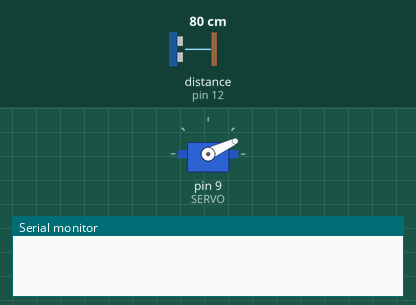
Recording of a sketch running on a simulated Arduino Uno, built with avr-gcc and run on an emulated ATmega328P. Parts: servo, the last lines printed to the serial monitor. The inputs (shaded band) are chosen by the test bench; at power-on: distance to the obstacle (sensor on pin 12) 80 cm. The echo pulse lasts 58.3 µs per cm.

Above: at 0.05 s.
At 3.15 s:
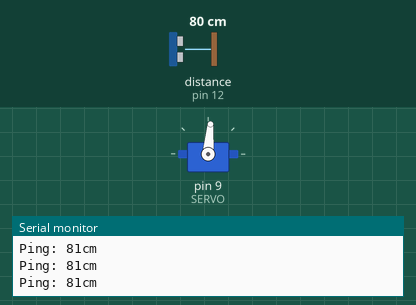
At 6.25 s:
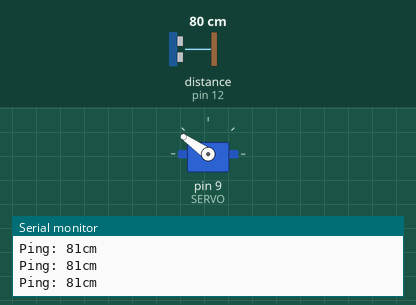
At 12.5 s:
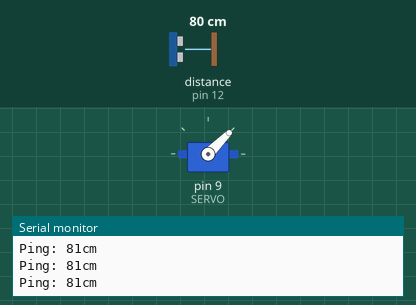
Timing chart, 0 to 16.9 s (numbered marks = the images above):
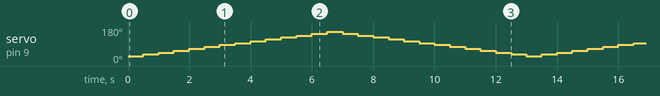

The sketch:

range_on_servo_newPing.ino
```cpp
/*
 * File: proximity_prototype
 * Author: B Puc
 * Date: Nov 9, 2015
 *
 * Testing the HC-SR04 ultrasonic proximity sensor
 * https://docs.google.com/document/d/1Y-yZnNhMYy7rwhAgyL_pfa39RsB-x2qR4vP8saG73rE/edit
 * Using the NewPing library to control the SR04.
 */
#include <NewPing.h>
#include <Servo.h>
void update_led(int);

#define SERVO 9
#define PING_PIN 12
#define LED_RED 5
#define LED_YELLOW 4
#define LED_GREEN 3

#define DEBUG 0
#define DO_SERVO 1
#define POS_1 -65
#define POS_2 65

/*
 * Tuning the loop time for optimum range reading accuracy.
 * - A delay after setting the servo position seems to increase range repeatability.
 * - Averaging several readings also improves repeatability by filtering variants at the expense of longer loop times.
 * -
 */
#define LOOP_MIN 500
#define RANGE_NUM 1
#define SERVO_DELAY 60

/*
 * Loop timing tracking variables
 */
unsigned long end_time;
unsigned long start_time;
unsigned long time_now;
unsigned int loop_time;
unsigned int days;
unsigned int hours;
unsigned int minutes;
unsigned int seconds;

/*
 * Range tracking variables
 */
unsigned int reading;

/*
 * Servo position control
 */
int end_pos;
int pos;
int inc = 10;

//Initialize the range sensor
#define MAX_DISTANCE 150  // Maximum distance we want to ping for (in centimeters). Maximum sensor distance is rated at 400-500cm.
NewPing sonar(PING_PIN, PING_PIN, MAX_DISTANCE); // NewPing setup of pin and maximum distance.

//Initialize the servor controller
Servo myservo;

void setup() {
  if (DO_SERVO) {
    myservo.attach(SERVO);
    pos = (POS_1 + 90);
    end_pos = (POS_2 + 90);
    myservo.write(pos);
  }
  Serial.begin(115200);
}

void loop() {
  // Record start loop time
  start_time = millis();

  //Set servo position
  if (DO_SERVO) {
    myservo.write(pos);
    delay(SERVO_DELAY);
  }

  //Scan range by reading sensor
  reading = sonar.ping(); // Send ping, get ping time in microseconds (uS).
  reading /= US_ROUNDTRIP_CM; // Convert ping time to distance and print result (0 = outside set distance range, no ping echo)
  Serial.print("Ping: ");
  Serial.print(reading);
  Serial.println("cm");

  // LED OUTPUT: indicate range by lighting appropriate LED
  update_led(reading);

  // Record stop loop time
  end_time = millis();
  loop_time = end_time - start_time;

  // Debugging print to serial output.
  if (DEBUG) {
    //Serial.print(millis()/1000);         //System run time in seconds
    time_now = millis()/1000;
    days = time_now / 86400;
    time_now = time_now % 86400;
    hours = time_now / 3600;
    time_now = time_now % 3600;
    minutes = time_now / 60;
    seconds = time_now % 60;
    Serial.print(days);
    Serial.print(" days ");
    Serial.print(hours);
    Serial.print(" hours ");
    Serial.print(minutes);
    Serial.print(" minutes ");
    Serial.print(seconds);
    Serial.println(" seconds");
    Serial.print(" looptime = ");
    Serial.print(loop_time);  //Loop time in milliseconds
    Serial.print(" range = ");
    Serial.print(reading);                //Distance in centimeters
    Serial.println(" cm");
    //Serial.print(range/100);            //Distance in meters
    //Serial.println(" m");
  }

  // Calculate next position
  if (DEBUG) Serial.println(pos);
  if (abs(end_pos-pos) <= 5){
    inc = -inc;
    // if end_pos is POS_2 + 90 then new end_pos is POS_1 + 90
    if (end_pos == POS_2 + 90) {
      end_pos = POS_1 + 90;
    } else {
      end_pos = POS_2 + 90;
    }
  }
  pos += inc;

  // Enforce a constant LOOP_MIN msec loop time.
  if (loop_time < int(LOOP_MIN)) {
    delay(LOOP_MIN - loop_time);
    if (DEBUG) {
      Serial.print("delay ");
      Serial.println(LOOP_MIN-loop_time);
    }
  }

}

void update_led(int _reading){
  if (_reading > 0 && _reading < 50){
    digitalWrite(LED_RED, HIGH);
    digitalWrite(LED_YELLOW, LOW);
    digitalWrite(LED_GREEN, LOW);
    if (DEBUG) Serial.println("RED");
  } else if (_reading > 0 && _reading < 100) {
    digitalWrite(LED_RED, LOW);
    digitalWrite(LED_YELLOW, HIGH);
    digitalWrite(LED_GREEN, LOW);
    if (DEBUG) Serial.println("YELLOW");
  } else {
    digitalWrite(LED_RED, LOW);
    digitalWrite(LED_YELLOW, LOW);
    digitalWrite(LED_GREEN, HIGH);
    if (DEBUG) Serial.println("GREEN");
  }
}
```
